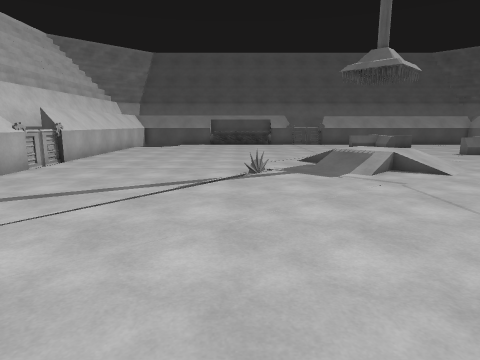
[1] (above)

17 first-person views from a walk through a Unity game level. The camera is 1.5 m above the floor, tilts 10° down and sees 75° across. The floor is counted in squares, 1 m on a side. Each view is taken from the middle of a square. On the plan, view 1 faces up. The plan holds only what a view shows up to about 15 squares ahead; the rest is blank. The place goes on beyond the plan.

[2]
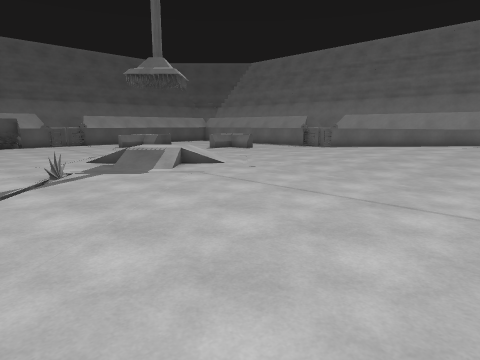

[3]
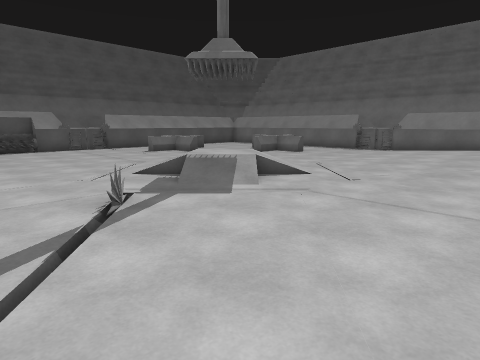

[4]
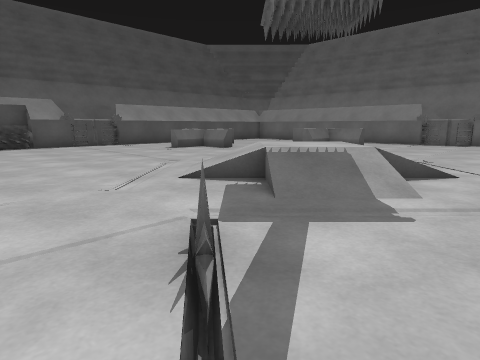

[5]
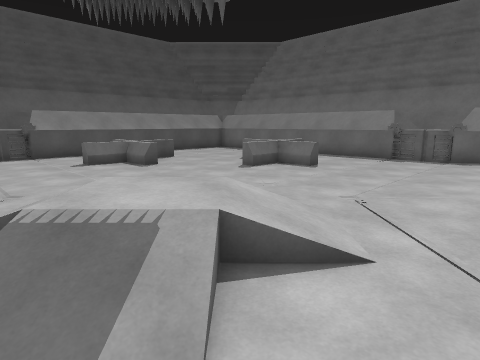

[6]
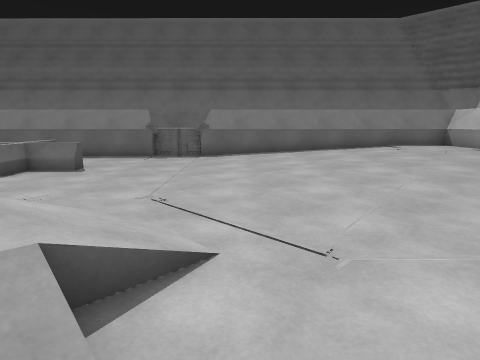

[7]
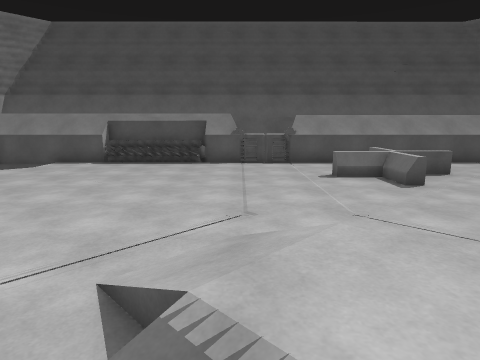

[8]
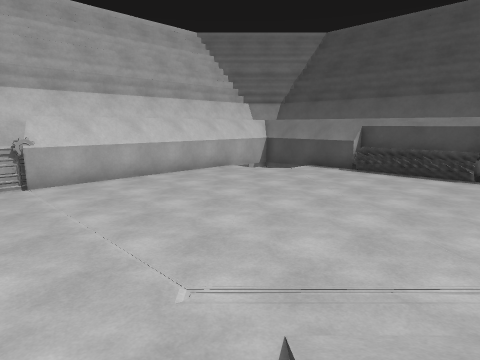

[9]
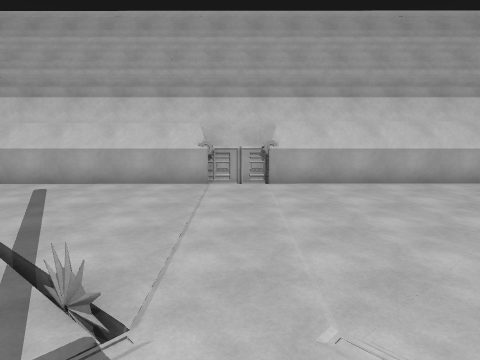

[10]
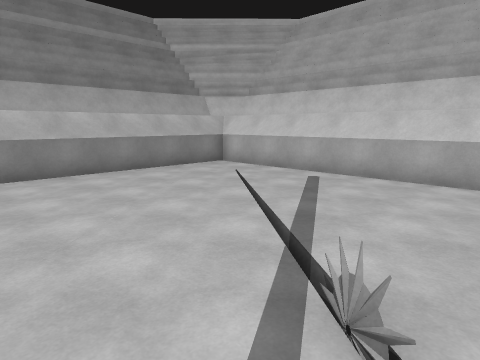

[11]
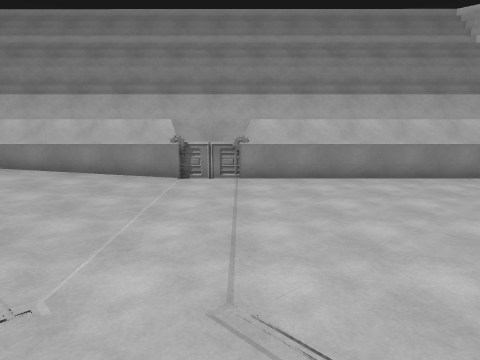

[12]
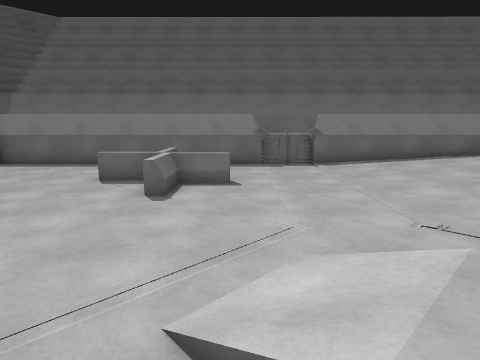

[13]
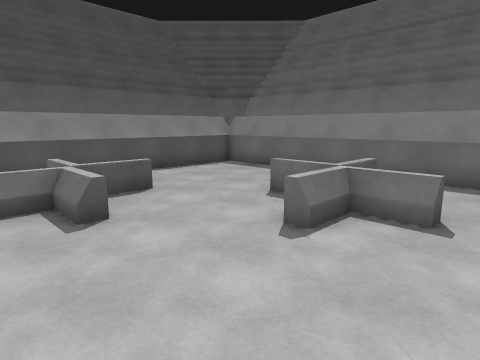

[14]
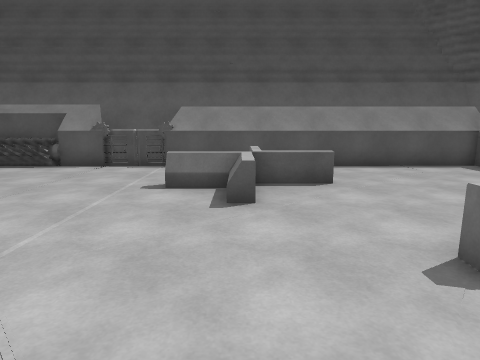

[15]
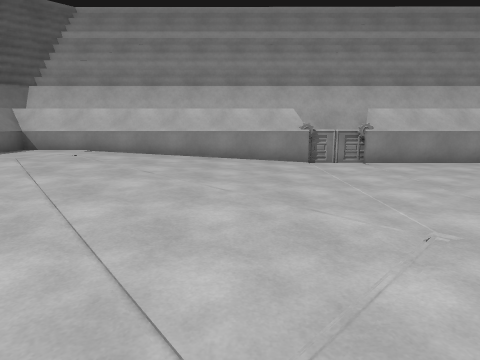

[16]
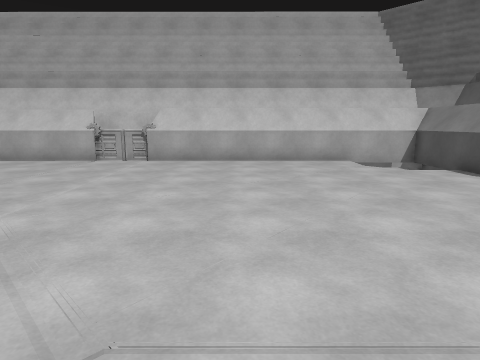

[17]
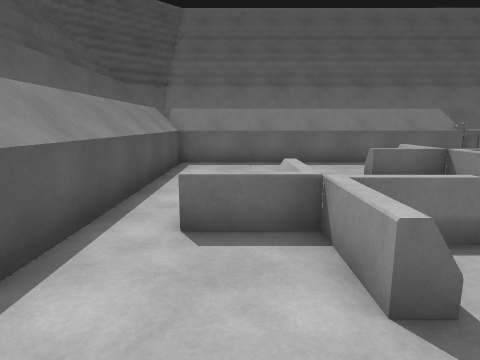

### Floor plan
Key: @ floor where view 1 was taken; # wall or solid block; . main floor; : floor 0.25 m higher than the main floor; + floor 0.5 m higher than the main floor; / step, stairs or slope; = window, fence, low wall or low ledge; ^ raised ledge.
Columns run from 9 left of view 1 to 19 right of it. Each row starts with its distance up from view 1.
 26             ####
 25   ############=#############
 24   #//..=====...............#
 23   #  .............=........#
 22   #//.............==.......#
 21   #.............=====......#
 20   #...............=........#
 19   #...............=........#
 18   #....................=...#
 17   #....................== .#
 16   #..................==== .#
 15   #...................=....#
 14  ##..........////.....=....#
 13 ###.........//+//..........##
 12 #=...........+++=..........=#
 11 ##........#.//+//..........##
 10 ###......=/../=//..........#
  9  ##.....//.................#
  8   #...../..........::::::::#
  7   #...............:::::::::^
  6   #...............:::::::::^
  5   #...............:::::::::^
  4   #...............::::::+++^
  3   #...............:::::++++^
  2   #...............::::+++++^
  1   #...............::::+++++^
  0   #......@........::::+++++^
 -1   ############=####^^^^^^^^^
 -2             #####

Positions as (right, up) in squares from view 1, and headings:
1: (0, 0), facing up
2: (-2, 0), facing up-right
3: (-2, 4), facing up-right
4: (-1, 8), facing up-right
5: (3, 8), facing up-right
6: (3, 9), facing right
7: (4, 10), facing up
8: (4, 11), facing up-left
9: (4, 12), facing left
10: (3, 11), facing down-left
11: (4, 11), facing down
12: (4, 14), facing right
13: (7, 13), facing up-right
14: (9, 13), facing up
15: (9, 12), facing down
16: (6, 17), facing left
17: (5, 22), facing right
